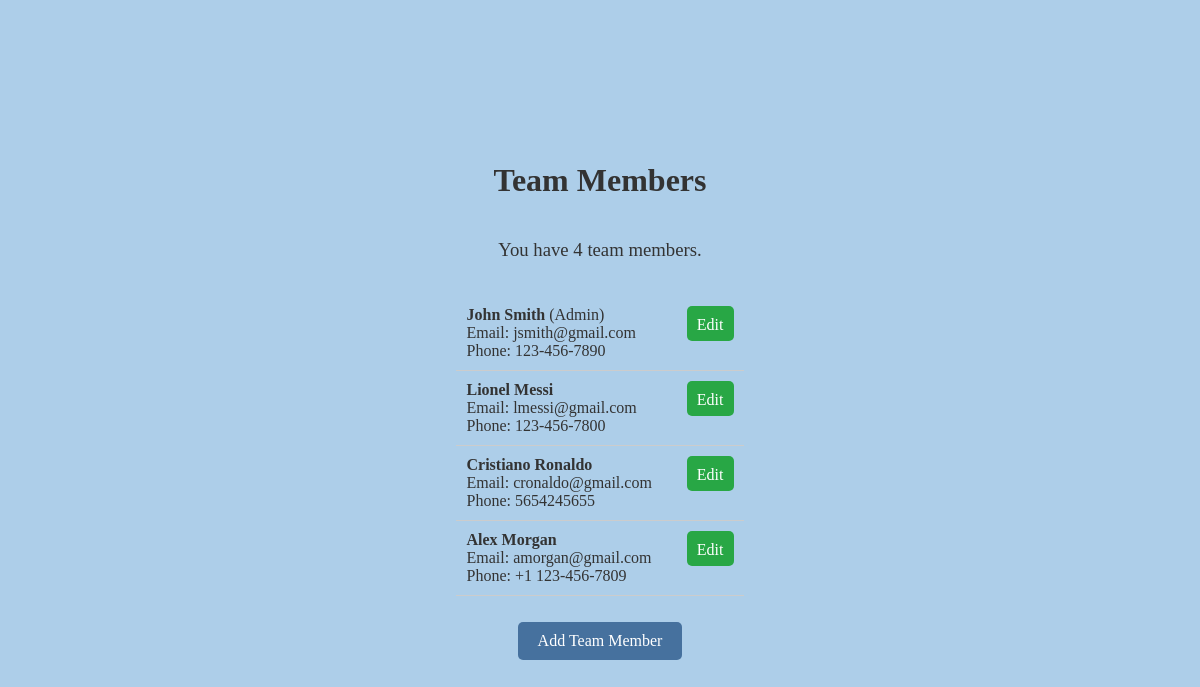
Page /api/ on the committed database.
### myapp/models.py (models this page shows, shortened)
class TeamMember(models.Model):
    ROLE_CHOICES = [
        ('admin', 'Admin'),
        ('regular', 'Regular'),
    ]
    first_name = models.CharField(max_length=100)
    last_name = models.CharField(max_length=100)
    email = models.EmailField(unique=True)
    phone_number = models.CharField(
    max_length=17,
    blank=True,
    null=True
  )
    role = models.CharField(max_length=100)
    created_at = models.DateTimeField(auto_now_add=True)

### myapp/views.py (the view)
# urls.py: path('', team_members_list, name='team_members_list'),
def team_members_list(request):
    team_members = TeamMember.objects.all()
    return render(request, 'team_members_list.html', {'team_members': team_members})

### myapp/templates/team_members_list.html (shortened to what this page needs)
{% extends 'base.html' %}
{% block content %}
</head>
<body>
    <h1>Team Members</h1>
    <h3> You have {{ team_members|length }} team members. </h3>
    <ul class="team-list">
        {% for member in team_members %}
        <li>
            <span>
                <strong>{{ member.first_name }} {{ member.last_name }}</strong>
                {% if member.role == 'admin' %}
                    (Admin)
                {% endif %}
                <br>
                Email: {{ member.email }}<br>
                Phone: {{ member.phone_number }}<br>
            </span>
            <a href="{% url 'edit_team_member' member.id %}" class="edit-button">Edit</a>
        </li>
        {% endfor %}
    </ul>
    <a href="{% url 'add_team_member' %}" class="add-button"> Add Team Member</a>
</body>
</html>
{% endblock %}

### myapp/templates/base.html (style rules this page uses)
body { font-family: Georgia, 'Times New Roman', Times, serif, sans-serif; background-color: #adcee9; color: #333; display: flex; justify-content: center; align-items: center; height: 100vh; margin: 0; flex-direction: column; }
h1 { text-align: center; }
h3 { text-align: center; font-weight: normal; }
.edit-button { padding: 5px 10px; margin-left: 35px; background-color: #28a745; color: white; border: none; border-radius: 5px; text-decoration: none; text-align: center; display: inline-block; line-height: 1.8; height: 25px; vertical-align: middle; }
.add-button { padding: 10px 20px; background-color: #46719e; color: white; border: none; border-radius: 5px; text-decoration: none; text-align: center; display: inline-block; margin-top: 10px; }

### myapp/templates/team_members_list.html (style rules this page uses)
.team-list { list-style: none; padding: 0; }
.team-list li { display: flex; justify-content: space-between; padding: 10px; border-bottom: 1px solid #ccc; }

### rows in the picture
TeamMember: first_name "John", last_name "Smith", role "(Admin)", email "jsmith@gmail.com", phone_number "123-456-7890"
TeamMember: first_name "Lionel", last_name "Messi", email "lmessi@gmail.com", phone_number "123-456-7800"
TeamMember: first_name "Cristiano", last_name "Ronaldo", email "cronaldo@gmail.com", phone_number "5654245655"
TeamMember: first_name "Alex", last_name "Morgan", email "amorgan@gmail.com", phone_number "+1 123-456-7809"

### other values in the picture
{{ team_members|length }} "4"
